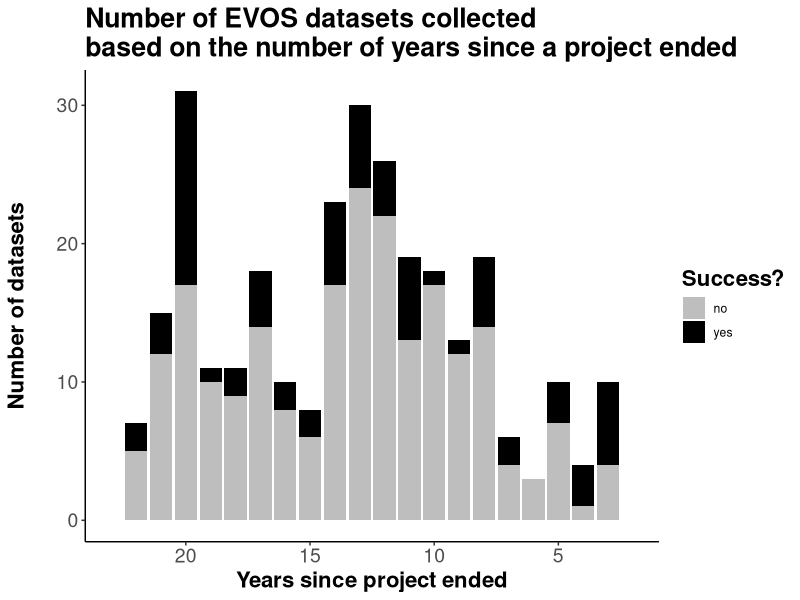
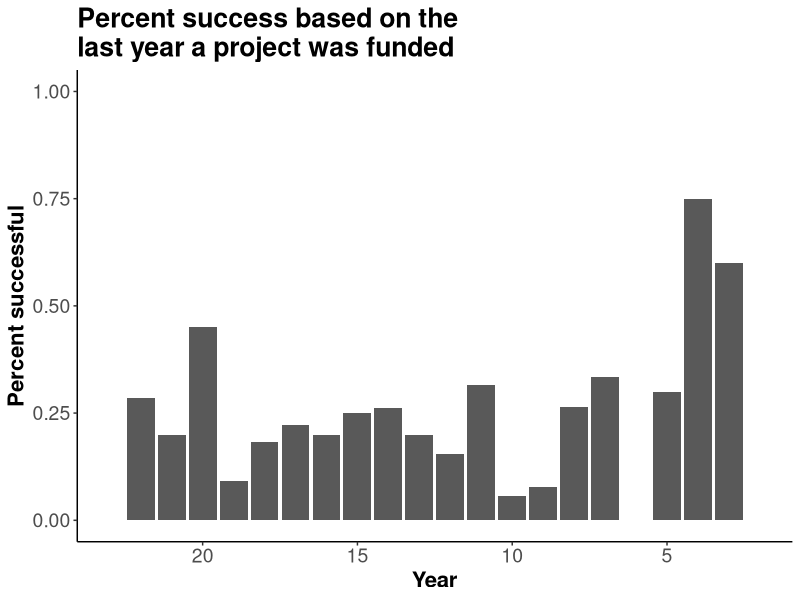

Recreate these plots in R, in order. (Note: this script raises an error after producing the figures.)
## ---- chunk 1
library(knitr)
library(plyr)
library(dplyr)
library(readr)
library(ggplot2)
library(reshape2)
library(grid)
library(gridExtra)
library(gtable)

rslt=read.csv('data/archResRevised2.csv',header=T,stringsAsFactors=F)
rslt[rslt$Status=='published','Status']<-'Published'

rslt$succ=ifelse(rslt$Status %in% c('Published','SentData','Revised'),'aff','neg')
rslt$plotSucc=ifelse(rslt$Status %in% c('Published','SentData','Revised'),1,2)# 1 = success, 2 = not successful

rslt$statSucc=ifelse(rslt$Status %in% c('Published','SentData','Revised'),1,0)# 1 = success, 0 = not successful


agDes=read.csv('data/ecoInfoAgencyDesig.csv',header=T,stringsAsFactors=T,col.names=c('agency','agGrp','agSubGrp'))
agDes$agGrp=gsub('nonProf','private',agDes$agGrp)

rslt2=merge(rslt,agDes,all.x=T)
## ---- chunk 2

rslt2$succ<-ifelse(rslt2$Status %in% c('Unrecoverable','Emailed','Replied'),1,0)

endYr=rslt2 %>%
  filter(!end<1989) %>%
  filter(!end>2010) %>%
  select(succ,end)

endYrs=as.data.frame(table(endYr$end,endYr$succ))
colnames(endYrs)=c('year','succ','freq')
endYrs<- mutate(endYrs,since=(2012-as.numeric(paste(endYrs$year))))

yrsCols=c("1"='grey',
          "0"='black')

ggplot(endYrs,aes(x=since,y=freq,fill=succ,order=rev(succ)))+
  geom_bar(stat = "identity")+
  scale_fill_manual(values=yrsCols,name='Success?',breaks=c('1','0'),labels=c('no','yes'))+
  theme(axis.line=element_line('black'),
        panel.grid.major = element_blank(),
        panel.grid.minor = element_blank(),
        panel.border = element_blank(),
        panel.background = element_blank())+
  xlim(max(endYrs$since),min(endYrs$since))+
  xlab('Years since project ended')+
  ylab('Number of datasets\n')+
  ggtitle('Number of EVOS datasets collected\nbased on the number of years since a project ended')+
  theme(axis.text=element_text(size=14),
        title=element_text(size=16,face="bold"))+
  theme(axis.line.x = element_line(color="black"),
        axis.line.y = element_line(color="black"))
## ---- chunk 3

yrsPropEnd<-endYrs %>%
  group_by(as.character(year)) %>%
  mutate(yrSum=sum(freq)) %>%
  mutate(prop=freq/yrSum)

yrsPercEnd=ggplot(yrsPropEnd[yrsPropEnd$succ==0,],aes(x=since,y=prop,))+
  geom_bar(stat = "identity")+
  theme(axis.line=element_line('black'),
        panel.grid.major = element_blank(),
        panel.grid.minor = element_blank(),
        panel.border = element_blank(),
        panel.background = element_blank())+
  xlim(max(endYrs$since),min(endYrs$since))+
  ylim(0,1)+
  xlab('Year')+
  ylab('Percent successful')+
  ggtitle('Percent success based on the\nlast year a project was funded')+
  theme(axis.text=element_text(size=14),
        title=element_text(size=16,face="bold"))+
  theme(axis.line.x = element_line(color="black"),
        axis.line.y = element_line(color="black"))
yrsPercEnd
## ---- chunk 4
library(plyr)
yrsList=list()
placer=1
for(i in 1:nrow(rslt2)) {
  yrsList[[i]]=as.numeric(rslt2$start[i]):as.numeric(rslt2$end[i])
  placer=placer+1
}

yrsDf=ldply(yrsList,rbind)
yrsDf$status=rslt2$Status
yrsDf$category=rslt2$category
colnames(yrsDf)=c(paste('yrs',colnames(yrsDf)[1:89],sep='.'),'status','category')

yrsLng=reshape(yrsDf,varying=c(1:89),direction='long')
yrs3=yrsLng %>%
  filter(!is.na(yrs)) %>% 
  filter(!yrs<1989) %>%
  filter(!yrs>2010) %>%
  mutate(succ=ifelse(status %in% c('Published','SentData','Revised'),0,1)) %>%
  select(succ,category,yrs)

totYrs=as.data.frame(table(yrs3$yrs,yrs3$succ))
colnames(totYrs)=c('year','succ','freq')

totYrsAll<-ggplot(totYrs,aes(x=year,y=freq,fill=succ,order=rev(succ)))+
  geom_bar(stat = "identity")+
  scale_fill_manual(values=yrsCols,name='Success?',breaks=c('neg','aff'),labels=c('no','yes'))+
  theme(axis.line=element_line('black'),
        panel.grid.major = element_blank(),
        panel.grid.minor = element_blank(),
        panel.border = element_blank(),
        panel.background = element_blank())+
  theme(axis.text.x = element_text(angle=90))+
  xlab('Year')+
  ylab('Number of datasets\n')+
  ggtitle('Number of EVOS datasets collected\nbased on year data were funded')+
  theme(axis.text=element_text(size=14),
        title=element_text(size=16,face="bold"))+
  theme(axis.line.x = element_line(color="black"),
        axis.line.y = element_line(color="black")) ### GOOD!
totYrsAll
## ---- chunk 5
detach(package:plyr, unload = TRUE)
library(dplyr)
yrsProp<-totYrs %>%
  group_by(as.character(year)) %>%
  mutate(yrSum=sum(freq)) %>%
  mutate(prop=freq/yrSum)

yrsPercEach=ggplot(yrsProp[yrsProp$succ==0,],aes(x=year,y=prop,))+
  geom_bar(stat = "identity")+
  theme(axis.line=element_line('black'),
        panel.grid.major = element_blank(),
        panel.grid.minor = element_blank(),
        panel.border = element_blank(),
        panel.background = element_blank())+
  theme(axis.text.x = element_text(angle=90))+
  ylim(0,1)+
  xlab('Year')+
  ylab('Percent successful')+
  ggtitle('Percent success by year')+
  theme(axis.text=element_text(size=14),
        title=element_text(size=16,face="bold"))+
  theme(axis.line.x = element_line(color="black"),
        axis.line.y = element_line(color="black"))
yrsPercEach
## ---- chunk 6

p2=ggplot(yrsPropEnd[yrsPropEnd$succ==0,],aes(x=since,y=prop))+
  geom_line(stat = "identity",colour='red',size=1)+
  theme(axis.line=element_line('black'),
        panel.grid.major = element_blank(),
        panel.grid.minor = element_blank(),
        panel.border = element_rect(colour = "black", fill=NA),
        panel.background = element_blank())+
  xlim(max(endYrs$since),min(endYrs$since))+
  ylim(0,1)+
  #xlab('Years since funding award')+
  ylab('Success rate')+
  #ggtitle('Percent over time')+
  theme(axis.text=element_text(size=14),
        title=element_text(size=16,face="bold"))


p1 <- ggplot(yrsPropEnd,aes(x=since,y=freq,fill=succ,order=rev(succ)))+
  geom_bar(stat = "identity")+
  scale_fill_manual(values=yrsCols,name='Success?',breaks=c('1','0'),labels=c('no','yes'),guide=F)+
  theme(axis.line=element_line('black'),
        panel.grid.major = element_blank(),
        panel.grid.minor = element_blank(),
        panel.border = element_blank(),
        panel.background = element_blank())+
  xlim(max(endYrs$since),min(endYrs$since))+
  xlab('Years since project ended')+
  ylab('Number of datasets\n')+
  #ggtitle('Number of EVOS datasets collected\nbased on the number of years since a project ended')+
  theme(axis.text=element_text(size=14),
        title=element_text(size=16,face="bold"))

# extract gtable
g1 <- ggplot_gtable(ggplot_build(p1))
g2 <- ggplot_gtable(ggplot_build(p2))

# overlap the panel of 2nd plot on that of 1st plot
pp <- c(subset(g1$layout, name == "panel", se = t:r))
g <- gtable_add_grob(g1, g2$grobs[[which(g2$layout$name == "panel")]], pp$t, 
                     pp$l, pp$b, pp$l)

# axis tweaks
ia <- which(g2$layout$name == "axis-l")
ga <- g2$grobs[[ia]]
ax <- ga$children[[2]]
ax$widths <- rev(ax$widths)
ax$grobs <- rev(ax$grobs)
ax$grobs[[1]]$x <- ax$grobs[[1]]$x - unit(1, "npc") + unit(0.15, "cm")
g <- gtable_add_cols(g, g2$widths[g2$layout[ia, ]$l], length(g$widths) - 1)
g <- gtable_add_grob(g, ax, pp$t, length(g$widths) - 1, pp$b)

# draw it
grid.draw(g)
## ---- chunk 7
stk2=ggplot(yrsPropEnd[yrsPropEnd$succ==0,],aes(x=since,y=round(prop*100)))+
  geom_line(stat = "identity",colour='red',size=1)+
  theme(axis.line=element_line('black'),
        panel.grid.major = element_blank(),
        panel.grid.minor = element_blank(),
        panel.border = element_blank(),
        panel.background = element_blank())+
  xlim(max(endYrs$since),min(endYrs$since))+
  ylim(0,100)+
  ylab('Success rate (%)\n')+
  theme(axis.text.y=element_text(size=14),
        title=element_text(size=16,face="bold"),
        axis.title.x = element_blank(),
        axis.text.x  = element_blank())+
  theme(axis.line.x = element_line(color="black"),
        axis.line.y = element_line(color="black"))


stk1 <- ggplot(yrsPropEnd,aes(x=since,y=freq,fill=succ,order=rev(succ)))+
  geom_bar(stat = "identity")+
  scale_fill_manual(values=yrsCols,name='Success?',breaks=c('1','0'),labels=c('no','yes'),guide=F)+
  theme(axis.line=element_line('black'),
        panel.grid.major = element_blank(),
        panel.grid.minor = element_blank(),
        panel.border = element_blank(),
        panel.background = element_blank())+
  xlim(max(endYrs$since),min(endYrs$since))+
  xlab('Years since project ended')+
  ylab('Number of datasets\n')+
  theme(axis.text=element_text(size=14),
        title=element_text(size=16,face="bold"))+
  theme(axis.line.x = element_line(color="black"),
        axis.line.y = element_line(color="black"))

grid.arrange(stk2, stk1, ncol = 1, heights = c(1,2))

## ---- chunk 8
stkEa2=ggplot(yrsProp[yrsProp$succ==0,],aes(x=as.numeric(as.character(year)),y=(prop*100)))+
    geom_line(stat = "identity",colour='red',size=1)+
  theme(axis.line=element_line('black'),
        panel.grid.major = element_blank(),
        panel.grid.minor = element_blank(),
        panel.border = element_blank(),
        panel.background = element_blank())+
  ylim(0,100)+
  ylab('Success rate (%)\n')+
  theme(axis.text.y=element_text(size=14),
        title=element_text(size=16,face="bold"),
        axis.title.x = element_blank(),
        axis.text.x  = element_blank())+
  theme(axis.line.x = element_line(color="black"),
        axis.line.y = element_line(color="black"))


stkEa1 <- ggplot(yrsProp,aes(x=year,y=freq,fill=succ,order=rev(succ)))+
  geom_bar(stat = "identity")+
  scale_fill_manual(values=yrsCols,name='Success?',breaks=c('1','0'),labels=c('no','yes'),guide=F)+
  theme(axis.line=element_line('black'),
        panel.grid.major = element_blank(),
        panel.grid.minor = element_blank(),
        panel.border = element_blank(),
        panel.background = element_blank())+
  xlab('Year of project funding')+
  ylab('Number of datasets\n')+
  #ggtitle('Number of EVOS datasets collected\nbased on the number of years since a project ended')+
  theme(axis.text=element_text(size=14),
        title=element_text(size=16,face="bold"),
        axis.text.x  = element_text(angle=90, vjust=0.5))+
  theme(axis.line.x = element_line(color="black"),
        axis.line.y = element_line(color="black"))

grid.arrange(stkEa2, stkEa1, ncol = 1, heights = c(1,2))
## ---- chunk 9

grpd<-yrsPropEnd
grpd$prop[23:44]<-0
grpd$yrSum[23:44]<-0

propBar=ggplot(grpd,aes(x=since,y=(prop*100),fill = succ)) +
  geom_bar(position = "dodge", stat="identity")+
  scale_fill_manual(values = c("red", "red"))+
  #scale_x_continuous(breaks = 1:10)+
  theme(axis.line=element_line('black'),
        panel.grid.major = element_blank(),
        panel.grid.minor = element_blank(),
        panel.border = element_rect(colour = "black",fill=NA),
        panel.background = element_blank(),
        axis.title.y=element_text(color="red"))+
  xlim(max(endYrs$since),min(endYrs$since))+
  ylim(0,100)+ 
  #xlab('Years since funding award')+
  ylab('Success rate')+
  #ggtitle('Percent over time')+
  theme(axis.text=element_text(size=14),
        title=element_text(size=16,face="bold"),
        legend.position="none")


nBar <- ggplot(grpd,aes(x=since,y=yrSum,fill = rev(succ)))+
  geom_bar(position = "dodge", stat="identity")+
  scale_fill_manual(values = c("blue", "blue"))+
  theme(axis.line=element_line('black'),
        panel.grid.major = element_blank(),
        panel.grid.minor = element_blank(),
        panel.border = element_blank(),
        panel.background = element_blank(),
        axis.title.y=element_text(color="blue"))+
  xlim(max(endYrs$since),min(endYrs$since))+
  xlab('Years since project ended')+
  ylab('Number of datasets')+
  #ggtitle('Number of EVOS datasets collected\nbased on the number of years since a project ended')+
  theme(axis.text=element_text(size=14),
        title=element_text(size=16,face="bold"),
        legend.position="none")

# extract gtable
pb <- ggplot_gtable(ggplot_build(nBar))
nb <- ggplot_gtable(ggplot_build(propBar))

# overlap the panel of 2nd plot on that of 1st plot
pp <- c(subset(pb$layout, name == "panel", se = t:r))
g <- gtable_add_grob(pb, nb$grobs[[which(nb$layout$name == "panel")]], pp$t, 
                     pp$l, pp$b, pp$l)

# axis tweaks
ia <- which(nb$layout$name == "axis-l")
ga <- nb$grobs[[ia]]
ax <- ga$children[[2]]
ax$widths <- rev(ax$widths)
ax$grobs <- rev(ax$grobs)
ax$grobs[[1]]$x <- ax$grobs[[1]]$x - unit(1, "npc") + unit(0.15, "cm")
g <- gtable_add_cols(g, nb$widths[nb$layout[ia, ]$l], length(g$widths) - 1)
g <- gtable_add_grob(g, ax, pp$t, length(g$widths) - 1, pp$b)
g <- gtable_add_grob(g, g2$grob[[7]], pp$t, length(g$widths), pp$b)
# draw it
grid.draw(g)
